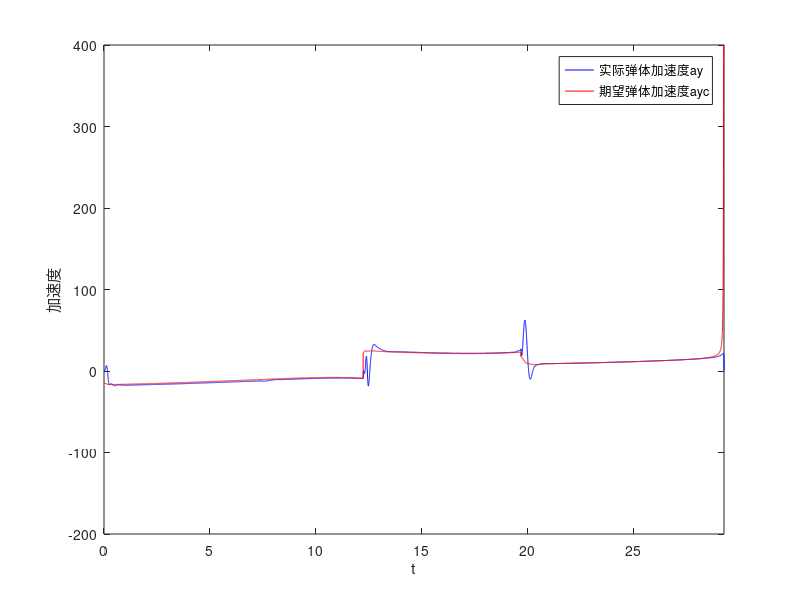
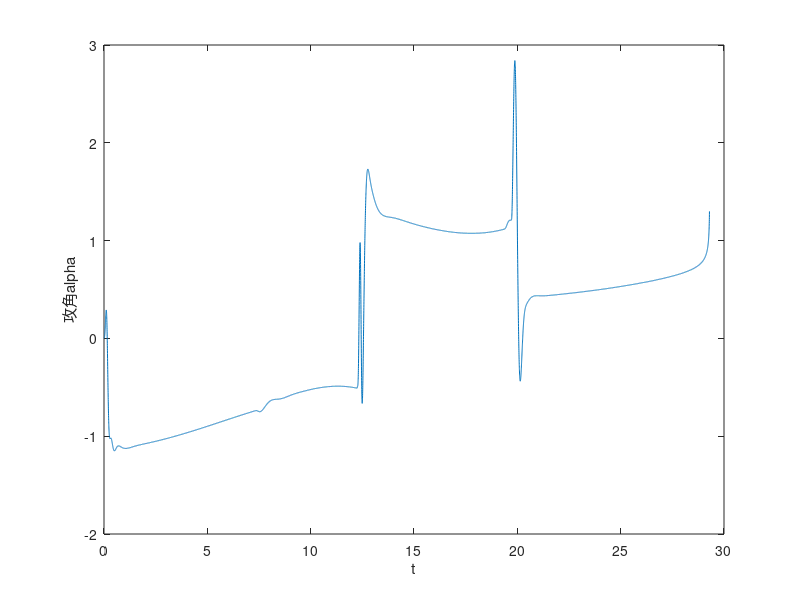
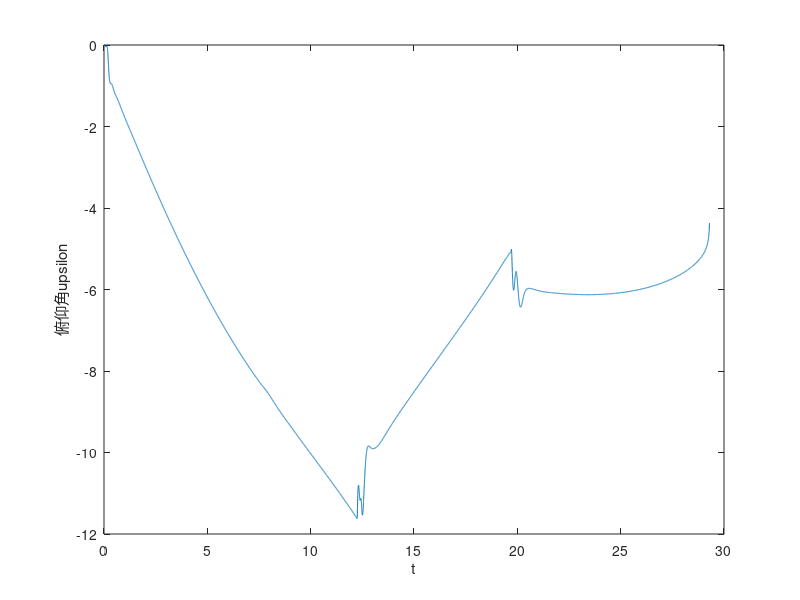

These charts were generated, in order, by the following MATLAB code: (Note: this script raises an error after producing the figures.)
function chengxu_robust_analysis_singlefile
% 严格以原chengxu程序为主链条，不改原命中逻辑
% 仅增加：
% 1) 时域性能指标
% 2) 多工作点线性鲁棒性分析
% 3) 参数摄动分析
%


clc;
clear;
close all;

%% ================= 原程序中的全局变量 =================
global Jx Jy Jz m S L g beta alpha gamav C45 P dt gamac
global upsilon_last Ee_ay phi_last Ee_az ay_body ayc_body gama_max az_body azc_body
global deltax deltay deltaz

%% ================= 弹体参数初始化（保持原程序） =================
Jx=56.7;Jy=3996;Jz=3996;m=1030; S=0.094519;L=1.71;g=9.8;P=6350;C45=180/pi;

%% ================= 初始条件（保持原程序） =================
y=7000;x=0;z=0;V=960;
deltax=0;deltay=0;deltaz=0;
upsilon=-0/C45;gama=0/C45;phi=0/C45;theta=-0/C45;phiv=0;

upsilon_last=upsilon;
phi_last=phi;
Ee_az=0;
Ee_ay=0;
gama_max=45/C45;

wx=0;wy=0;wz=0;

beta=asin(cos(theta)*(cos(gama)*sin(phi-phiv)+sin(upsilon)*sin(gama)*cos(phi-phiv))-sin(theta)*cos(upsilon)*sin(gama));
alpha=asin((cos(theta)*(sin(upsilon)*cos(gama)*cos(phi-phiv)-sin(gama)*sin(phi-phiv))-sin(theta)*cos(upsilon)*cos(gama))/cos(beta));
gamav=asin(1/cos(theta)*(cos(alpha)*sin(beta)*sin(upsilon)-sin(alpha)*sin(beta)*cos(gama)*cos(upsilon)+cos(beta)*sin(gama)*cos(upsilon)));

%% ================= 仿真条件（保持原程序） =================
t=0;i=0;tt=55;dt=0.002;

%% ================= 目标初始位置（保持原程序） =================
T_x=20000;T_y=2000;T_z=5000;

%% ================= 状态量初始化（保持原程序） =================
XK=zeros(1,12);
XK(1)=V;XK(2)=upsilon;XK(3)=gama;XK(4)=phi;XK(5)=theta;XK(6)=phiv;
XK(7)=wx;XK(8)=wy;XK(9)=wz;
XK(10)=x;XK(11)=y;XK(12)=z;

%% ================= 原程序线化+驾驶仪设计（保持原程序） =================
[linBase, autoBase] = Missile_transfer_function_local(V,y,struct());
canshu = Three_loop_autopilot_local(V,linBase,autoBase);

miss_min = inf;
miss_min_index = 1;
hitFlag = 0;
failFlag = 0;

Track = nan(ceil(tt/dt)+5, 40);

%% ================= 主循环：严格保持原程序时序 =================
while t<tt
    i=i+1;
    t=t+dt;

    V=XK(1);upsilon=XK(2);gama=XK(3);phi=XK(4);theta=XK(5);phiv=XK(6);
    wx=XK(7);wy=XK(8);wz=XK(9);
    x=XK(10);y=XK(11);z=XK(12);

    % ===== 保持原程序：先积分 =====
    XK1=RK4(XK,dt);

    % ===== 保持原程序：用当前状态计算角度 =====
    beta=asin(cos(theta)*(cos(gama)*sin(phi-phiv)+sin(upsilon)*sin(gama)*cos(phi-phiv))-sin(theta)*cos(upsilon)*sin(gama));
    alpha=asin((cos(theta)*(sin(upsilon)*cos(gama)*cos(phi-phiv)-sin(gama)*sin(phi-phiv))-sin(theta)*cos(upsilon)*cos(gama))/cos(beta));
    gamav=asin(1/cos(theta)*(cos(alpha)*sin(beta)*sin(upsilon)-sin(alpha)*sin(beta)*cos(gama)*cos(upsilon)+cos(beta)*sin(gama)*cos(upsilon)));

    % ===== 保持原程序：目标运动 =====
    T_Vx=250;T_Vy=50;T_Vz=50*cos(0.2*t);

    % ===== 保持原程序：更新状态 =====
    XK=XK1;
    T_x=T_x+T_Vx*dt;
    T_y=T_y+T_Vy*dt;
    T_z=T_z+T_Vz*dt;

    % ===== 保持原程序：制导 =====
    [Nyc_1,Nzc_1,Nyc_G,Nzc_G,gamac]= guidance_local(T_x,T_y,T_z,XK,T_Vx,T_Vy,T_Vz);

    % ===== 保持原程序：控制 =====
    [deltax,deltay,deltaz]=control(XK,Nyc_1,Nzc_1,Nyc_G,Nzc_G,gamac,canshu);

    Track(i,1)=t;
    Track(i,2)=x;
    Track(i,3)=y;
    Track(i,4)=V;
    Track(i,5)=alpha;
    Track(i,6)=upsilon;
    Track(i,7)=gama;
    Track(i,8)=phi;
    Track(i,9)=wz;
    Track(i,10)=deltaz;
    Track(i,11)=deltay;
    Track(i,12)=z;
    Track(i,13)=deltax;
    Track(i,14)=T_x;
    Track(i,15)=T_y;
    Track(i,16)=T_z;
    Track(i,17)=ay_body;
    Track(i,18)=ayc_body;
    Track(i,19)=az_body;
    Track(i,20)=azc_body;
    Track(i,21)=beta;
    Track(i,22)=gamac;

    % 为鲁棒性分析额外记录，不影响原主链条
    Track(i,23)=XK(5);   % theta
    Track(i,24)=XK(6);   % phiv
    Track(i,25)=XK(7);   % wx
    Track(i,26)=XK(8);   % wy
    Track(i,27)=T_Vx;
    Track(i,28)=T_Vy;
    Track(i,29)=T_Vz;
    Track(i,30)=sqrt((x-T_x)^2+(y-T_y)^2+(z-T_z)^2);

    miss_now = sqrt((x-T_x)^2+(y-T_y)^2+(z-T_z)^2);
    if miss_now < miss_min
        miss_min = miss_now;
        miss_min_index = i;
    end

    if sqrt((x-T_x)^2+(y-T_y)^2+(z-T_z)^2)<5
        hitFlag = 1;
        break
    end

    if any(~isfinite(XK))
        failFlag = 1;
        break
    end
end

Track = Track(1:i,:);

%% ================= 原程序终端指标 + 增强时域指标 =================
timeMetrics = evaluate_time_metrics_local(XK,T_x,T_y,T_z,t,Track,miss_min,miss_min_index);

fprintf('\n================ 终端指标 ================\n');
fprintf('仿真终止时间 t = %.4f s\n', t);
fprintf('最终脱靶量 miss_distance = %.4f m\n', timeMetrics.miss_distance);
fprintf('最小脱靶量 miss_min = %.4f m\n', timeMetrics.miss_min);
fprintf('最小脱靶量对应时刻 = %.4f s\n', Track(miss_min_index,1));
fprintf('终端角误差(速度方向-视线方向) = %.4f deg\n', timeMetrics.terminal_angle_error);
fprintf('终端角误差(导弹速度-目标速度) = %.4f deg\n', timeMetrics.terminal_velocity_angle_error);
fprintf('终端俯仰角误差 = %.4f deg\n', timeMetrics.theta_error_end);
fprintf('终端方位角误差 = %.4f deg\n', timeMetrics.phiv_error_end);
fprintf('最大攻角 = %.4f deg\n', timeMetrics.alpha_max_deg);
fprintf('最大侧滑角 = %.4f deg\n', timeMetrics.beta_max_deg);
fprintf('舵偏角最大值 = %.4f deg\n', timeMetrics.delta_max_deg);
fprintf('舵偏角饱和占比 = %.4f %%\n', 100*timeMetrics.delta_sat_ratio);
fprintf('法向过载跟踪误差积分 J_ay = %.4f\n', timeMetrics.J_ay);
fprintf('侧向过载跟踪误差积分 J_az = %.4f\n', timeMetrics.J_az);
fprintf('控制能量指标 Ju = %.4f\n', timeMetrics.Ju);
fprintf('是否命中 = %d\n', hitFlag);
fprintf('是否异常终止 = %d\n', failFlag);
fprintf('==========================================\n');

%% ================= 新增：多工作点线性鲁棒性分析 =================
linReport = multi_point_linear_analysis_local(Track);

fprintf('\n================ 多工作点线性鲁棒性分析 ================\n');
for k = 1:length(linReport.points)
    p = linReport.points(k);
    fprintf('\n---- 工作点 %d: %s ----\n', k, p.name);
    fprintf('[俯仰] PM = %.4f deg, GM = %.4f dB, BW = %.4f rad/s\n', ...
        p.pitch.Pm_deg, p.pitch.Gm_dB, p.pitch.BW);
    fprintf('[偏航] PM = %.4f deg, GM = %.4f dB, BW = %.4f rad/s\n', ...
        p.yaw.Pm_deg, p.yaw.Gm_dB, p.yaw.BW);
    fprintf('[滚转] PM = %.4f deg, GM = %.4f dB, BW = %.4f rad/s\n', ...
        p.roll.Pm_deg, p.roll.Gm_dB, p.roll.BW);
end
fprintf('\n=========================================================\n');

%% ================= 新增：参数摄动鲁棒性分析 =================
robustScan = param_robust_scan_local();

%% ================= 画图：保留原图 + 新增鲁棒性分析图 =================
plot_original_results_local(Track,t);
plot_linear_results_local(linReport);
plot_param_robust_results_local(robustScan);

end

%% ========================================================================
%% Missile_transfer_function
%% ========================================================================
function [lin, auto] = Missile_transfer_function_local(V,y,paramScale)

global Jx Jy Jz m S L C45 P

if nargin < 3 || isempty(paramScale)
    paramScale = struct();
end

if ~isfield(paramScale,'CLA')
    paramScale.CLA = 1.0;
end
if ~isfield(paramScale,'mza')
    paramScale.mza = 1.0;
end
if ~isfield(paramScale,'mass')
    paramScale.mass = 1.0;
end
if ~isfield(paramScale,'push')
    paramScale.push = 1.0;
end

m_use = m * paramScale.mass;
P_use = P * paramScale.push;

rou=1.2495*(1-0.0065*y/288.15)^4.25588;
q=0.5*rou*V^2;

CLA=0.6303*paramScale.CLA; CLDZ=0.068651;
mza=-0.06982*paramScale.mza; mzdz=-0.21195;
mzwz=0;
CZB=-0.31; CZDY=-0.07921;
myb=-0.19948; mydx=0.249; mydy=-0.236;
mywy=0; mywx=0;
mxb=-0.00248;
mxdx=-0.02547;
mxdy=0.001061;
mxwx=0;
mxwy=0;

CLA=CLA*C45;CLDZ=CLDZ*C45;
mza=mza*C45;mzdz=mzdz*C45;
CZB=CZB*C45;CZDY=CZDY*C45;CZDX=0;
myb=myb*C45;mydx=mydx*C45;mydy=mydy*C45;
mxb=mxb*C45;mxdx=mxdx*C45;mxdy=mxdy*C45;

a_alpha=-mza*q*S*L/Jz;
a_deltaz=-mzdz*q*S*L/Jz;
a_wz=-mzwz*q*S*L^2/Jz/V;
b_alpha=(P_use+CLA*q*S)/m_use/V;
b_deltaz=CLDZ*q*S/m_use/V;

a_beta=-myb*q*S*L/Jy;
a_deltay=-mydy*q*S*L/Jy;
a_wy=-mywy*q*S*L^2/Jy/V;
b_beta=(P_use-CZB*q*S)/m_use/V;
b_deltay=-CZDY*q*S/m_use/V;

a_wx=-mywx*q*S*L^2/Jy/V;
a_deltax=-mydx*q*S*L/Jy;
b_deltax=CZDX*q*S/m_use/V;

c_deltax=-mxdx*q*S*L/Jx;
c_wx=-mxwx*q*S*L^2/Jx/V;
c_beta=-mxb*q*S*L/Jx;
c_deltay=-mxdy*q*S*L/Jx;
c_wy=-mxwy*q*S*L^2/Jx/V;

Tm=1/sqrt(a_alpha+a_wz*b_alpha);
wm=sqrt(a_alpha+a_wz*b_alpha);
zetam=(a_wz+b_alpha)/2*Tm;
A2=-b_deltaz/(a_deltaz*b_alpha-a_alpha*b_deltaz);
A1=a_wz*A2;
kdot_upsilon=-(a_deltaz*b_alpha-a_alpha*b_deltaz)/(a_alpha+a_wz*b_alpha);
ka=V*kdot_upsilon;
Tdot_upsilon=a_deltaz/(a_deltaz*b_alpha-a_alpha*b_deltaz);
kalpha=-(a_wz*b_deltaz+a_deltaz)/(a_alpha+a_wz*b_alpha);
Talpha=b_deltaz/(a_wz*b_deltaz+a_deltaz);
G_deltaz_ay=tf(ka*[A2 A1 1],[Tm^2 2*Tm*zetam 1]);

Tp=1/sqrt(a_beta+a_wy*b_beta);
wp=sqrt(a_beta+a_wy*b_beta);
zetap=(a_wy+b_beta)/2*Tp;
A2p=-b_deltay/(a_deltay*b_beta-a_beta*b_deltay);
A1p=a_wy*A2p;
kdot_phi=-(a_deltay*b_beta-a_beta*b_deltay)/(a_beta+a_wy*b_beta);
kp=-V*kdot_phi;
Tdot_phi=a_deltay/(a_deltay*b_beta-a_beta*b_deltay);
kbeta=-(a_wy*b_deltay+a_deltay)/(a_beta+a_wy*b_beta);
Tbeta=b_deltay/(a_wy*b_deltay+a_deltay);
G_deltay_az=tf(kp*[A2p A1p 1],[Tp^2 2*Tp*zetap 1]);

G_deltax_gama=tf(-c_deltax,[1 c_wx 0]);

lin = struct();
lin.Tm=Tm; lin.wm=wm; lin.zetam=zetam; lin.A2=A2; lin.A1=A1;
lin.kdot_upsilon=kdot_upsilon; lin.Tdot_upsilon=Tdot_upsilon;
lin.Tp=Tp; lin.wp=wp; lin.zetap=zetap; lin.A2p=A2p; lin.A1p=A1p;
lin.kdot_phi=kdot_phi; lin.Tdot_phi=Tdot_phi;
lin.c_deltax=c_deltax; lin.c_wx=c_wx;
lin.G_deltaz_ay = G_deltaz_ay;
lin.G_deltay_az = G_deltay_az;
lin.G_deltax_gama = G_deltax_gama;

auto = struct();
end


%% ========================================================================
%% Three_loop_autopilot
%% ========================================================================
function canshu = Three_loop_autopilot_local(V,lin,auto)

Tm=lin.Tm; wm=lin.wm; zetam=lin.zetam; A2=lin.A2; A1=lin.A1;
kdot_upsilon=lin.kdot_upsilon; Tdot_upsilon=lin.Tdot_upsilon;
Tp=lin.Tp; wp=lin.wp; zetap=lin.zetap; A2p=lin.A2p; A1p=lin.A1p;
kdot_phi=lin.kdot_phi; Tdot_phi=lin.Tdot_phi;
c_deltax=lin.c_deltax; c_wx=lin.c_wx;

w1=14;zeta1=0.75;tao1=0.2;KACT=-1;c=0;Kac=1;
M0=w1^2/wm^2/tao1;
M1=(tao1+2*zeta1/w1)*M0-1;
M2=(1/w1^2+2*zeta1*tao1/w1)*M0-2*zetam/wm;
juzhen1=[M2;M1;M0];
juzhen3=KACT*kdot_upsilon*[Tdot_upsilon c*Kac*Tdot_upsilon+Kac*V*A2 0;1 c*Kac+Kac*V*A1 Tdot_upsilon;0 Kac*V 1];
juzhen2=inv(juzhen3)*juzhen1;
Kg=juzhen2(1);
KA=juzhen2(2);
WI=juzhen2(3);
KDC=WI/KA/V+Kac;
G_ayc_ay=KDC*KACT*kdot_upsilon*V*KA*tf([A2 A1 1],[Tm^2 2*Tm*zeta1+M2 1+M1 M0]);

w2=12;zeta2=0.75;tao2=0.2;KACT=-1;c=0;Kacp=1;
M0p=w2^2/wp^2/tao2;
M1p=(tao2+2*zeta2/w2)*M0p-1;
M2p=(1/w2^2+2*zeta2*tao2/w2)*M0p-2*zetap/wp;
juzhen1p=[M2p;M1p;M0p];
juzhen3p=KACT*kdot_phi*[Tdot_phi c*Kacp*Tdot_phi-Kacp*V*A2p 0;1 c*Kacp-Kacp*V*A1p Tdot_phi;0 -Kacp*V 1];
juzhen2p=inv(juzhen3p)*juzhen1p;
Kgp=juzhen2p(1);
KAp=juzhen2p(2);
WIp=juzhen2p(3);
KDCp=-WIp/KAp/V+Kacp;
G_azc_az=-KDCp*KACT*kdot_phi*V*KAp*tf([A2p A1p 1],[Tp^2 2*Tp*zeta2+M2p 1+M1p M0p]);

w3=14;zeta3=0.7;KACT=-1;c=0;Kacg=1;
Kgama=w3^2/(-KACT*c_deltax);
Kwx=(c_wx-2*zeta3*w3)/(KACT*c_deltax);
G_gamac_gama=tf(-KACT*c_deltax*Kgama,[1 c_wx-KACT*c_deltax*Kwx -KACT*c_deltax*Kgama]);

canshu = [Kg,KA,WI,KDC,Kgp,KAp,WIp,KDCp,Kgama,Kwx,KACT];

% 供鲁棒性分析用
assignin('base','G_ayc_ay_local',G_ayc_ay);
assignin('base','G_azc_az_local',G_azc_az);
assignin('base','G_gamac_gama_local',G_gamac_gama);
end

%% ========================================================================
%% guidance
%% ========================================================================
function [Nyc_1,Nzc_1,Nyc_G,Nzc_G,gamac] = guidance_local(T_x,T_y,T_z,XK,T_Vx,T_Vy,T_Vz)
global gama_max ayc_body azc_body
g=9.8;
V=XK(1);upsilon=XK(2);gama=XK(3);phi=XK(4);theta=XK(5);phiv=XK(6);
x=XK(10);y=XK(11);z=XK(12);

Vx_A=V*cos(theta)*cos(phiv);
Vy_A=V*sin(theta);
Vz_A=-V*cos(theta)*sin(phiv);
R=sqrt((x-T_x)^2+(y-T_y)^2+(z-T_z)^2);
Vrx=T_Vx-Vx_A;
Vry=T_Vy-Vy_A;
Vrz=T_Vz-Vz_A;
qx_dot=((T_y-y)*Vrz-(T_z-z)*Vry)/R^2;
qy_dot=((T_z-z)*Vrx-(T_x-x)*Vrz)/R^2;
qz_dot=((T_x-x)*Vry-(T_y-y)*Vrx)/R^2;

axc_A=0;
ayc_A=3*sqrt(Vrx^2+Vry^2)*qz_dot;
azc_A=-3*sqrt(Vrx^2+Vrz^2)*qy_dot;

ayc_body=(-sin(upsilon)*cos(phi)*cos(gama)+sin(phi)*sin(gama))*axc_A+cos(upsilon)*cos(gama)*ayc_A+(sin(upsilon)*sin(phi)*cos(gama)+cos(phi)*sin(gama))*azc_A;
azc_body=(sin(upsilon)*cos(phi)*sin(gama)+sin(phi)*cos(gama))*axc_A-cos(upsilon)*sin(gama)*ayc_A+(cos(phi)*cos(gama)-sin(upsilon)*sin(phi)*sin(gama))*azc_A;

if abs(R)<7000
    a=0;
else
    a=1;
end

switch a
    case{1}
        gamac=atan(azc_body/ayc_body);
        if abs(gamac)>gama_max
            gamac=sign(gamac)*gama_max;
        end
        Nyc_1=sqrt(ayc_body^2+azc_body^2)/g*sign_nonzero_local(ayc_body);
        Nzc_1=0;
        Nyc_G=cos(upsilon)*cos(gama);
        Nzc_G=-cos(upsilon)*sin(gama);
    otherwise
        gamac=0;
        Nyc_1=ayc_body/g;
        Nzc_1=azc_body/g;
        Nyc_G=cos(upsilon)*cos(gama);
        Nzc_G=-cos(upsilon)*sin(gama);
end
end

%% ========================================================================
%% 新增：时域性能分析模块
%% ========================================================================
function metrics = evaluate_time_metrics_local(XK,T_x,T_y,T_z,t,Track,miss_min,miss_min_index)

V_end = XK(1);
theta_end = XK(5);
phiv_end = XK(6);
x_end = XK(10);
y_end = XK(11);
z_end = XK(12);

miss_distance = sqrt((x_end - T_x)^2 + (y_end - T_y)^2 + (z_end - T_z)^2);

Vm_x = V_end * cos(theta_end) * cos(phiv_end);
Vm_y = V_end * sin(theta_end);
Vm_z = V_end * cos(theta_end) * sin(phiv_end);
Vm_vec = [Vm_x, Vm_y, Vm_z];

T_Vx_end = 250;
T_Vy_end = 50;
T_Vz_end = 50*cos(0.2*t);
Vt_vec = [T_Vx_end, T_Vy_end, T_Vz_end];

R_vec = [T_x - x_end, T_y - y_end, T_z - z_end];

cos_err1 = dot(Vm_vec, R_vec) / max(norm(Vm_vec) * norm(R_vec),1e-8);
cos_err1 = max(min(cos_err1,1),-1);
terminal_angle_error = acos(cos_err1) * 180/pi;

if norm(Vt_vec) > 1e-6
    cos_err2 = dot(Vm_vec, Vt_vec) / max(norm(Vm_vec) * norm(Vt_vec),1e-8);
    cos_err2 = max(min(cos_err2,1),-1);
    terminal_velocity_angle_error = acos(cos_err2) * 180/pi;
else
    terminal_velocity_angle_error = NaN;
end

Rxy = sqrt((T_x-x_end)^2 + (T_z-z_end)^2);
theta_los = atan2((T_y-y_end), Rxy);
phiv_los = atan2((T_z-z_end), (T_x-x_end));

theta_error_end = (theta_end - theta_los) * 180/pi;
phiv_error_end = (phiv_end - phiv_los) * 180/pi;

dt = Track(2,1)-Track(1,1);
alpha = Track(:,5);
beta = Track(:,21);
deltaz = Track(:,10);
deltay = Track(:,11);
deltax = Track(:,13);
ay = Track(:,17);
ayc = Track(:,18);
az = Track(:,19);
azc = Track(:,20);

J_ay = sum(abs(ayc-ay))*dt;
J_az = sum(abs(azc-az))*dt;
Ju   = sum(deltax.^2 + deltay.^2 + deltaz.^2)*dt;

delta_all = [abs(deltax), abs(deltay), abs(deltaz)];
delta_max_deg = max(delta_all(:))*180/pi;
delta_sat_ratio = mean(abs(deltax) >= 15*pi/180 | abs(deltay) >= 15*pi/180 | abs(deltaz) >= 15*pi/180);

metrics = struct();
metrics.t_end = t;
metrics.miss_distance = miss_distance;
metrics.miss_min = miss_min;
metrics.t_miss_min = Track(miss_min_index,1);
metrics.terminal_angle_error = terminal_angle_error;
metrics.terminal_velocity_angle_error = terminal_velocity_angle_error;
metrics.theta_error_end = theta_error_end;
metrics.phiv_error_end = phiv_error_end;
metrics.alpha_max_deg = max(abs(alpha))*180/pi;
metrics.beta_max_deg = max(abs(beta))*180/pi;
metrics.delta_max_deg = delta_max_deg;
metrics.delta_sat_ratio = delta_sat_ratio;
metrics.J_ay = J_ay;
metrics.J_az = J_az;
metrics.Ju = Ju;
end

%% ========================================================================
%% 新增：多工作点线性鲁棒性分析
%% ========================================================================
function linReport = multi_point_linear_analysis_local(Track)

N = size(Track,1);
idxList = [1, round(N/2), N];
nameList = {'初始段','中段','末段'};

for k = 1:length(idxList)
    idx = idxList(k);
    V = Track(idx,4);
    y = Track(idx,3);

    [lin, auto] = Missile_transfer_function_local(V,y,struct());
    canshu = Three_loop_autopilot_local(V,lin,auto);

    point = linear_analysis_one_point_local(V,y);

    points(k).name = nameList{k};
    points(k).pitch = point.pitch;
    points(k).yaw = point.yaw;
    points(k).roll = point.roll;
end

linReport.points = points;
end

function point = linear_analysis_one_point_local(V,y)

[lin, auto] = Missile_transfer_function_local(V,y,struct());

Tm=lin.Tm; zetam=lin.zetam; A2=lin.A2; A1=lin.A1; kdot_upsilon=lin.kdot_upsilon; Tdot_upsilon=lin.Tdot_upsilon;
Tp=lin.Tp; zetap=lin.zetap; A2p=lin.A2p; A1p=lin.A1p; kdot_phi=lin.kdot_phi; Tdot_phi=lin.Tdot_phi;
c_deltax=lin.c_deltax; c_wx=lin.c_wx;

w1=14;zeta1=0.75;tao1=0.2;KACT=-1;c=0;Kac=1;
M0=w1^2/lin.wm^2/tao1;
M1=(tao1+2*zeta1/w1)*M0-1;
M2=(1/w1^2+2*zeta1*tao1/w1)*M0-2*zetam/lin.wm;
juzhen1=[M2;M1;M0];
juzhen3=KACT*kdot_upsilon*[Tdot_upsilon c*Kac*Tdot_upsilon+Kac*V*A2 0;1 c*Kac+Kac*V*A1 Tdot_upsilon;0 Kac*V 1];
juzhen2=inv(juzhen3)*juzhen1;
Kg=juzhen2(1); KA=juzhen2(2); WI=juzhen2(3); KDC=WI/KA/V+Kac;

w2=12;zeta2=0.75;tao2=0.2;KACT=-1;c=0;Kacp=1;
M0p=w2^2/lin.wp^2/tao2;
M1p=(tao2+2*zeta2/w2)*M0p-1;
M2p=(1/w2^2+2*zeta2*tao2/w2)*M0p-2*zetap/lin.wp;
juzhen1p=[M2p;M1p;M0p];
juzhen3p=KACT*kdot_phi*[Tdot_phi c*Kacp*Tdot_phi-Kacp*V*A2p 0;1 c*Kacp-Kacp*V*A1p Tdot_phi;0 -Kacp*V 1];
juzhen2p=inv(juzhen3p)*juzhen1p;
Kgp=juzhen2p(1); KAp=juzhen2p(2); WIp=juzhen2p(3); KDCp=-WIp/KAp/V+Kacp;

w3=14;zeta3=0.7;
Kgama=w3^2/(-KACT*c_deltax);
Kwx=(c_wx-2*zeta3*w3)/(KACT*c_deltax);

% 为了不改变原命中逻辑，线性分析默认不额外引入舵机环节
HG_pitch = tf([M2 M1 M0],[Tm^2 2*Tm*zetam 1 0]);
Gcl_pitch = KDC*KACT*kdot_upsilon*V*KA*tf([A2 A1 1],[Tm^2 2*Tm*zeta1+M2 1+M1 M0]);

HG_yaw = tf([M2p M1p M0p],[Tp^2 2*Tp*zetap 1 0]);
Gcl_yaw = -KDCp*KACT*kdot_phi*V*KAp*tf([A2p A1p 1],[Tp^2 2*Tp*zeta2+M2p 1+M1p M0p]);

HG_roll = tf(-KACT*c_deltax*Kgama,[1 c_wx-KACT*c_deltax*Kwx 0]);
Gcl_roll = tf(-KACT*c_deltax*Kgama,[1 c_wx-KACT*c_deltax*Kwx -KACT*c_deltax*Kgama]);

point.pitch = get_margin_metrics_local(HG_pitch,Gcl_pitch);
point.yaw   = get_margin_metrics_local(HG_yaw,Gcl_yaw);
point.roll  = get_margin_metrics_local(HG_roll,Gcl_roll);
end

function ch = get_margin_metrics_local(Gol,Gcl)
[ch.Gm,ch.Pm,ch.Wcg,ch.Wcp] = margin(Gol);
if isinf(ch.Gm)
    ch.Gm_dB = inf;
else
    ch.Gm_dB = 20*log10(ch.Gm);
end
ch.Pm_deg = ch.Pm;
ch.pole = pole(Gcl);
try
    ch.BW = bandwidth(Gcl);
catch
    ch.BW = NaN;
end
ch.Gol = Gol;
ch.Gcl = Gcl;
end

%% ========================================================================
%% 新增：参数摄动鲁棒性分析
%% ========================================================================
function robustScan = param_robust_scan_local()

scanVec = 0.8:0.05:1.2;

for i = 1:length(scanVec)
    % CLA 摄动
    ps = struct('CLA',scanVec(i),'mza',1.0,'mass',1.0,'push',1.0);
    rpt = linear_analysis_with_param_local(960,7000,ps);
    robustScan.CLA.pm(i) = rpt.pitch.Pm_deg;
    robustScan.CLA.gm(i) = rpt.pitch.Gm_dB;
    robustScan.CLA.bw(i) = rpt.pitch.BW;

    % mza 摄动
    ps = struct('CLA',1.0,'mza',scanVec(i),'mass',1.0,'push',1.0);
    rpt = linear_analysis_with_param_local(960,7000,ps);
    robustScan.mza.pm(i) = rpt.pitch.Pm_deg;
    robustScan.mza.gm(i) = rpt.pitch.Gm_dB;
    robustScan.mza.bw(i) = rpt.pitch.BW;

    % 质量摄动
    ps = struct('CLA',1.0,'mza',1.0,'mass',scanVec(i),'push',1.0);
    rpt = linear_analysis_with_param_local(960,7000,ps);
    robustScan.mass.pm(i) = rpt.pitch.Pm_deg;
    robustScan.mass.gm(i) = rpt.pitch.Gm_dB;
    robustScan.mass.bw(i) = rpt.pitch.BW;

    % 推力摄动
    ps = struct('CLA',1.0,'mza',1.0,'mass',1.0,'push',scanVec(i));
    rpt = linear_analysis_with_param_local(960,7000,ps);
    robustScan.push.pm(i) = rpt.pitch.Pm_deg;
    robustScan.push.gm(i) = rpt.pitch.Gm_dB;
    robustScan.push.bw(i) = rpt.pitch.BW;
end

robustScan.scanVec = scanVec;

fprintf('\n================ 参数摄动鲁棒性分析 ================\n');
fprintf('已完成 CLA / mza / m / P 摄动下的俯仰通道 PM、GM、BW 统计\n');
fprintf('===================================================\n');
end

function rpt = linear_analysis_with_param_local(V,y,paramScale)

[lin,auto] = Missile_transfer_function_local(V,y,paramScale);

Tm=lin.Tm; zetam=lin.zetam; A2=lin.A2; A1=lin.A1; kdot_upsilon=lin.kdot_upsilon; Tdot_upsilon=lin.Tdot_upsilon;
Tp=lin.Tp; zetap=lin.zetap; A2p=lin.A2p; A1p=lin.A1p; kdot_phi=lin.kdot_phi; Tdot_phi=lin.Tdot_phi;
c_deltax=lin.c_deltax; c_wx=lin.c_wx;

w1=14;zeta1=0.75;tao1=0.2;KACT=-1;c=0;Kac=1;
M0=w1^2/lin.wm^2/tao1;
M1=(tao1+2*zeta1/w1)*M0-1;
M2=(1/w1^2+2*zeta1*tao1/w1)*M0-2*zetam/lin.wm;
juzhen1=[M2;M1;M0];
juzhen3=KACT*kdot_upsilon*[Tdot_upsilon c*Kac*Tdot_upsilon+Kac*V*A2 0;1 c*Kac+Kac*V*A1 Tdot_upsilon;0 Kac*V 1];
juzhen2=inv(juzhen3)*juzhen1;
Kg=juzhen2(1); KA=juzhen2(2); WI=juzhen2(3); KDC=WI/KA/V+Kac;

w2=12;zeta2=0.75;tao2=0.2;KACT=-1;c=0;Kacp=1;
M0p=w2^2/lin.wp^2/tao2;
M1p=(tao2+2*zeta2/w2)*M0p-1;
M2p=(1/w2^2+2*zeta2*tao2/w2)*M0p-2*zetap/lin.wp;
juzhen1p=[M2p;M1p;M0p];
juzhen3p=KACT*kdot_phi*[Tdot_phi c*Kacp*Tdot_phi-Kacp*V*A2p 0;1 c*Kacp-Kacp*V*A1p Tdot_phi;0 -Kacp*V 1];
juzhen2p=inv(juzhen3p)*juzhen1p;
Kgp=juzhen2p(1); KAp=juzhen2p(2); WIp=juzhen2p(3); KDCp=-WIp/KAp/V+Kacp;

w3=14;zeta3=0.7;
Kgama=w3^2/(-KACT*c_deltax);
Kwx=(c_wx-2*zeta3*w3)/(KACT*c_deltax);

HG_pitch = tf([M2 M1 M0],[Tm^2 2*Tm*zetam 1 0]);
Gcl_pitch = KDC*KACT*kdot_upsilon*V*KA*tf([A2 A1 1],[Tm^2 2*Tm*zeta1+M2 1+M1 M0]);

HG_yaw = tf([M2p M1p M0p],[Tp^2 2*Tp*zetap 1 0]);
Gcl_yaw = -KDCp*KACT*kdot_phi*V*KAp*tf([A2p A1p 1],[Tp^2 2*Tp*zeta2+M2p 1+M1p M0p]);

HG_roll = tf(-KACT*c_deltax*Kgama,[1 c_wx-KACT*c_deltax*Kwx 0]);
Gcl_roll = tf(-KACT*c_deltax*Kgama,[1 c_wx-KACT*c_deltax*Kwx -KACT*c_deltax*Kgama]);

rpt.pitch = get_margin_metrics_local(HG_pitch,Gcl_pitch);
rpt.yaw   = get_margin_metrics_local(HG_yaw,Gcl_yaw);
rpt.roll  = get_margin_metrics_local(HG_roll,Gcl_roll);
end

%% ========================================================================
%% 画图：保留原程序图
%% ========================================================================
function plot_original_results_local(Track,t)

figure(1);
plot(Track(:,1),Track(:,17),'b-');
xlabel('t'); ylabel('加速度');
hold on
plot(Track(:,1),Track(:,18),'r-');
legend('实际弹体加速度ay','期望弹体加速度ayc');
axis([0 t -200 400]);
hold off

figure(2);
plot(Track(:,1),Track(:,5)*57.3);
xlabel('t'); ylabel('攻角alpha');

figure(3);
plot(Track(:,1),Track(:,6)*57.3);
xlabel('t'); ylabel('俯仰角upsilon');

figure(4);
plot(Track(:,1),Track(:,7)*57.3,Track(:,1),Track(:,22)*57.3);
xlabel('t'); ylabel('角度(°)');
legend('滚转角gama','期望滚转角gamac');

figure(5);
plot(Track(:,1),Track(:,8)*57.3);
xlabel('t'); ylabel('偏航角phi');

figure(6);
plot(Track(:,1),Track(:,4));
xlabel('t'); ylabel('导弹速度V(m/s)');

figure(7);
plot(Track(:,1),Track(:,10)*57.3);
xlabel('时间（s）'); ylabel('角度（°）');
hold on
plot(Track(:,1),Track(:,13)*57.3);
plot(Track(:,1),Track(:,11)*57.3);
legend('舵偏角deltaz','舵偏角deltax','舵偏角deltay');
axis([0 t -20 20]);
hold off

figure(8);
plot(Track(:,1),Track(:,19),'b-');
xlabel('t'); ylabel('加速度');
hold on
plot(Track(:,1),Track(:,20),'r-');
legend('实际弹体加速度az','期望弹体加速度azc');
axis([0 t -400 200]);
hold off

x=Track(:,2);
z=Track(:,12);
y=Track(:,3);
T_x=Track(:,14);
T_y=Track(:,15);
T_z=Track(:,16);
figure(9);
plot3(x,z,y,'b-','LineWidth',1.5);
xlabel('X轴'); ylabel('Z轴'); zlabel('Y轴');
grid on
hold on
plot3(T_x,T_z,T_y,'r-','LineWidth',1.5);
text(x(1), z(1), y(1), '导弹初始点','FontSize',12)
text(x(end), z(end), y(end), '碰撞点','FontSize',12)
text(T_x(1), T_z(1), T_y(1), '目标初始点','FontSize',12)

figure(10);
plot(Track(:,1),Track(:,21)*57.3);
xlabel('t'); ylabel('侧滑角beta');
end

%% ========================================================================
%% 新增：线性分析画图
%% ========================================================================
function plot_linear_results_local(linReport)

for k = 1:length(linReport.points)
    p = linReport.points(k);

    figure;
    margin(p.pitch.Gol);
    title(['俯仰通道开环Bode图 - ', p.name]);

    figure;
    margin(p.yaw.Gol);
    title(['偏航通道开环Bode图 - ', p.name]);

    figure;
    margin(p.roll.Gol);
    title(['滚转通道开环Bode图 - ', p.name]);

    figure;
    pzmap(p.pitch.Gcl); grid on;
    title(['俯仰通道闭环极点图 - ', p.name]);

    figure;
    pzmap(p.yaw.Gcl); grid on;
    title(['偏航通道闭环极点图 - ', p.name]);

    figure;
    pzmap(p.roll.Gcl); grid on;
    title(['滚转通道闭环极点图 - ', p.name]);
end
end

%% ========================================================================
%% 新增：参数摄动分析画图
%% ========================================================================
function plot_param_robust_results_local(robustScan)

x = robustScan.scanVec;

figure;
plot(x,robustScan.CLA.pm,'o-','LineWidth',1.2); hold on;
plot(x,robustScan.mza.pm,'s-','LineWidth',1.2);
plot(x,robustScan.mass.pm,'d-','LineWidth',1.2);
plot(x,robustScan.push.pm,'^-','LineWidth',1.2);
xlabel('参数缩放系数');
ylabel('PM / deg');
legend('CLA','mza','m','P');
title('参数摄动下俯仰通道相位裕度变化');
grid on;

figure;
plot(x,robustScan.CLA.gm,'o-','LineWidth',1.2); hold on;
plot(x,robustScan.mza.gm,'s-','LineWidth',1.2);
plot(x,robustScan.mass.gm,'d-','LineWidth',1.2);
plot(x,robustScan.push.gm,'^-','LineWidth',1.2);
xlabel('参数缩放系数');
ylabel('GM / dB');
legend('CLA','mza','m','P');
title('参数摄动下俯仰通道增益裕度变化');
grid on;

figure;
plot(x,robustScan.CLA.bw,'o-','LineWidth',1.2); hold on;
plot(x,robustScan.mza.bw,'s-','LineWidth',1.2);
plot(x,robustScan.mass.bw,'d-','LineWidth',1.2);
plot(x,robustScan.push.bw,'^-','LineWidth',1.2);
xlabel('参数缩放系数');
ylabel('Bandwidth / rad/s');
legend('CLA','mza','m','P');
title('参数摄动下俯仰通道带宽变化');
grid on;
end

%% ========================================================================
%% 工具函数
%% ========================================================================
function y = sign_nonzero_local(x)
if x >= 0
    y = 1;
else
    y = -1;
end
end

%% ========================================================================
%% RK4
%% ========================================================================
% 四阶龙哥库塔
function XK1 =RK4(XK,dt)  
K1 = dt*dynamics(XK);
K2 = dt*dynamics(XK+K1/2);
K3 = dt*dynamics(XK+K2/2);
K4 = dt*dynamics(XK+K3);
XK1 =XK+(K1+2*K2+2*K3+K4)/6;
end  


%% ========================================================================
%% dynamics
%% ========================================================================
function dXK= dynamics(XK)  
global Jx Jy Jz m S L g P
global Fx_v Fy_v Fz_v
V=XK(1);upsilon=XK(2);gama=XK(3);phi=XK(4);theta=XK(5);phiv=XK(6);
wx=XK(7);
wy=XK(8);wz=XK(9);
x=XK(10);y=XK(11);z=XK(12);
beta=asin(cos(theta)*(cos(gama)*sin(phi-phiv)+sin(upsilon)*sin(gama)*cos(phi-phiv))-sin(theta)*cos(upsilon)*sin(gama));
alpha=asin((cos(theta)*(sin(upsilon)*cos(gama)*cos(phi-phiv)-sin(gama)*sin(phi-phiv))-sin(theta)*cos(upsilon)*cos(gama))/cos(beta));
gamav=asin(1/cos(theta)*(cos(alpha)*sin(beta)*sin(upsilon)-sin(alpha)*sin(beta)*cos(gama)*cos(upsilon)+cos(beta)*sin(gama)*cos(upsilon)));
% 密度rou，发动机沿弹体纵轴推力P（N）。
rou=1.2495*(1-0.0065*y/288.15)^4.25588;
% 动压q
q=0.5*rou*V^2;
% 调取速度坐标系下的气动力系数（阻力、升力、侧向力）、弹体坐标系下的气动力矩系数
coefficient= Areocoefficient(XK);
CD=coefficient(1);CL=coefficient(2);CZ=coefficient(3);
mx=coefficient(4);my=coefficient(5);mz=coefficient(6);
Fx_v =CD*q*S;  %阻力 
Fy_v =CL*q*S;  %升力 
Fz_v =CZ*q*S;  %侧力
Mx = mx*q*S*L; %绕弹体X轴的滚转力矩
My = my*q*S*L; %绕弹体Y轴的滚转力矩
Mz = mz*q*S*L; %绕弹体Z轴的滚转力矩
dv=(P*cos(alpha)*cos(beta)-Fx_v-m*g*sin(theta)) / m;
dtheta=(P*(sin(alpha)*cos(gamav)+cos(alpha)*sin(beta)*sin(gamav))+Fy_v*cos(gamav)-Fz_v*sin(gamav)-m*g*cos(theta)) / (m * V);
dphiv=-1/(m*V*cos(theta))*(P*(sin(alpha)*sin(gamav)-cos(alpha)*sin(beta)*cos(gamav))+Fy_v*sin(gamav)+Fz_v*cos(gamav));
dwx=(Mx-(Jz-Jy)*wy*wz)/Jx;
dwy=(My-(Jx-Jz)*wx*wz)/Jy;
dwz=(Mz-(Jy-Jx)*wy*wx)/Jz;
dx=V*cos(theta)*cos(phiv);
dy=V*sin(theta);
dz=-V*cos(theta)*sin(phiv);
dupsilon=wy*sin(gama)+wz*cos(gama);
dphi=(wy*cos(gama)-wz*sin(gama))/cos(upsilon);
dgama=wx-tan(upsilon)*(wy*cos(gama)-wz*sin(gama));
dXK=[dv,dupsilon,dgama,dphi,dtheta,dphiv,dwx,dwy,dwz,dx,dy,dz];
end  


%% ========================================================================
%% control
%% ========================================================================
function [deltax,deltay,deltaz] =control(XK,Nyc_1,Nzc_1,Nyc_G,Nzc_G,gamac,canshu)  
% 找到的气动力、力矩系数是角度的关系，动导数是无因次化弧度制的关系。注意气动系数度与角度的转换关系，踩坑了。
global dt m Fx_v Fy_v Fz_v
global Ee_az phi_last
global Ee_ay upsilon_last ayc_body ay_body azc_body az_body
V=XK(1);upsilon=XK(2);gama=XK(3);phi=XK(4);theta=XK(5);phiv=XK(6);
wx=XK(7);wy=XK(8);wz=XK(9);
x=XK(10);y=XK(11);z=XK(12);
C45=180/pi;g=9.8;

beta=asin(cos(theta)*(cos(gama)*sin(phi-phiv)+sin(upsilon)*sin(gama)*cos(phi-phiv))-sin(theta)*cos(upsilon)*sin(gama));
alpha=asin((cos(theta)*(sin(upsilon)*cos(gama)*cos(phi-phiv)-sin(gama)*sin(phi-phiv))-sin(theta)*cos(upsilon)*cos(gama))/cos(beta));

trans_vtobody=[cos(alpha)*cos(beta) sin(alpha) -cos(alpha)*sin(beta);-sin(alpha)*cos(beta) cos(alpha) sin(alpha)*sin(beta);sin(beta) 0 cos(beta)];
F_body=trans_vtobody*[-Fx_v;Fy_v;Fz_v]; %在速度坐标系下的气动力，转换至弹体坐标系
Kg=canshu(1);KA=canshu(2);WI=canshu(3);KDC=canshu(4); %俯仰通道回路增益
Kgp=canshu(5);KAp=canshu(6);WIp=canshu(7);KDCp=canshu(8); %偏航通道回路增益
Kgama=canshu(9);Kwx=canshu(10);KACT=canshu(11); %滚转通道回路增益



%% 俯仰通道控制
ay_body=F_body(2)/m;
ayc_G=Nyc_G*g; %重力补偿项
ayc_body=Nyc_1*g+ayc_G; %制导律生成的过载+重力补偿项=送入控制系统输入端的期望过载
e_ay=1*(KDC*ayc_body-ay_body-(KDC-1)*ayc_G);      %在输入端的俯仰过载误差信号
deltaz=KACT*(-WI*upsilon+(Ee_ay+KA*e_ay*dt)-Kg/dt*(upsilon-upsilon_last)); %依据三回路驾驶仪得到的增益，计算舵偏角，参考论文38页框图
Ee_ay=Ee_ay+KA*e_ay*dt;          %误差的累加和
upsilon_last=upsilon;            %前一个误差信号值

%% 偏航通道控制
az_body=F_body(3)/m;
azc_G=Nzc_G*g; %重力补偿项
azc_body=Nzc_1*g+azc_G;
e_az=1*(KDCp*azc_body-az_body-(KDCp-1)*azc_G);      %俯仰过载误差信号
deltay=KACT*(-WIp*phi+(Ee_az+KAp*e_az*dt)-Kgp/dt*(phi-phi_last)); %依据三回路驾驶仪计算的增益，计算舵偏角
deltay=deltay-0.003*wx*ay_body; %偏航通道增加协调支路补偿项，减弱BTT控制过程中各耦合因素造成的误差，具体参考论文55页
Ee_az=Ee_az+KAp*e_az*dt;          %误差的累加和
phi_last=phi;      %前一个误差信号值

%% 滚转通道控制
e_gama=(gamac-gama);      %俯仰过载误差信号
deltax=KACT*(Kgama*e_gama-Kwx*wx); %依据三回路驾驶仪计算的增益


%% 舵机限幅
if abs(deltax)>=15/C45 
    deltax=15*deltax/abs(deltax)/C45;
else 
    deltax=deltax;
end

if abs(deltay)>=15/C45 
    deltay=15*deltay/abs(deltay)/C45;
else 
    deltay=deltay;
end
if abs(deltaz)>=15/C45 
    deltaz=15*deltaz/abs(deltaz)/C45;
else 
    deltaz=deltaz;
end

end

%% ========================================================================
%%  Areocoefficient
%% ========================================================================
function coefficient= Areocoefficient(XK)
% 气动力矩动导数是关于rad无量纲系数,其余系数为无量纲°制。
global beta alpha C45 L
global deltax deltay deltaz
coefficient=zeros(1,11);
V=XK(1);upsilon=XK(2);gama=XK(3);phi=XK(4);theta=XK(5);phiv=XK(6);
wx=XK(7);wy=XK(8);wz=XK(9);
x=XK(10);y=XK(11);z=XK(12);
% 规定角度参与运算都为单位rad，而下文CLA=0.6303等系数是CL关于alpha（°）的斜率，因此后续需要将相关系数都转换为rad制
% 注意：动导数本文给出的是弧度制，不需要转换处理
% 阻力X=CD*q*S=（CD0+CDA*alpha+CDB*beta）*q*S
% 升力Y=CL*q*S=（CL0+CLA*alpha+CLDZ*deltaz）*q*S
% 侧力Z=CZ*q*S=（CZ0+CZB*beta+CZDY*deltay）*q*S
CD0=0.25023;CDA=0.00;CDB=0.00;
CL0=0;CLA=0.6303;CLDZ=0.068651;
CZ0=0.00;CZB=-0.31;CZDY=-0.07921;
mx0=0.0;   mxb=-0.00248;  mxdx=-0.02547;  mxdy=0.001061;
my0=0.00;  myb=-0.19948;  mydy=-0.236;    mydx=0.249;     
mz0=-0.00; mza=-0.06982;  mzdz=-0.21195;

%  动导数，文献给出的是弧度制，不需要转换处理
mxwx=-8;mxwy=0;
mywy=-100;mywx=0;
mzwz=-64;

CD=CD0+CDA*(alpha*C45)^2+CDB*(beta*C45)^2;
CL=CL0+CLDZ*deltaz*C45+CLA*alpha*C45;
CZ=CZ0+CZB*beta*C45+CZDY*deltay*C45;
mx=mx0+mxdx*deltax*C45+mxb*beta*C45+mxdy*deltay*C45+mxwx*wx*L/V+mxwy*wy*L/V; % *L/V是将wx、wy、wz无因次化
my=my0+myb*beta*C45+mydy*deltay*C45+mydx*deltax*C45+mywx*wx*L/V+mywy*wy*L/V;
mz=mz0+mza*alpha*C45+mzdz*deltaz*C45+mzwz*wz*L/V;

coefficient(1)=CD;
coefficient(2)=CL;
coefficient(3)=CZ;
coefficient(4)=mx;
coefficient(5)=my;
coefficient(6)=mz;
coefficient(7)=mxwx;
coefficient(8)=mxwy;
coefficient(9)=mywx;
coefficient(10)=mywy;
coefficient(11)=mzwz;
end
